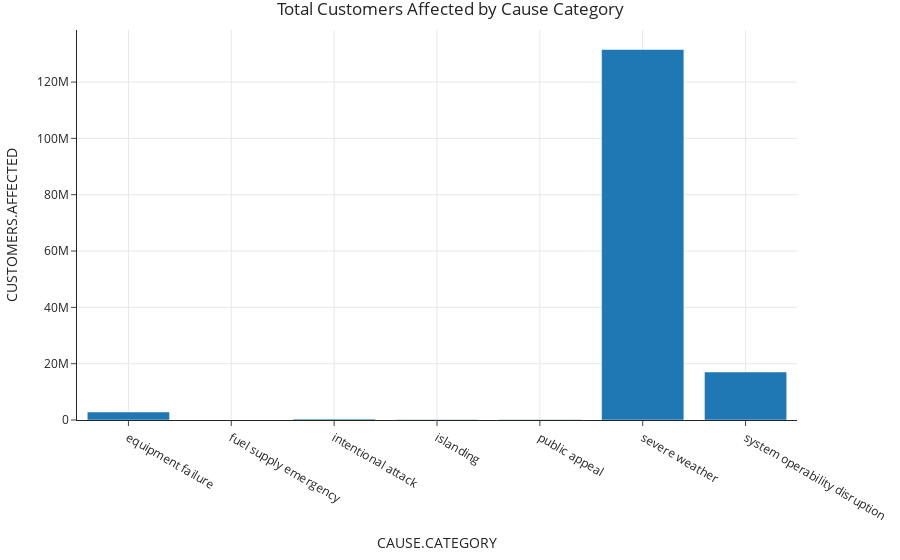

Notebook cell for this chart:
### Code cell
fig2 = px.bar(
    outages_grouped, 
    x="CAUSE.CATEGORY", 
    y="CUSTOMERS.AFFECTED", 
    title="Total Customers Affected by Cause Category"
)
fig2.show()

### Figure 1 — Plotly figure (JSON) as saved in the notebook; plotly's stock layout.template omitted (floating-point values rounded to 4 significant figures)
{"data": [{"alignmentgroup": "True", "hovertemplate": "CAUSE.CATEGORY=%{x}<br>CUSTOMERS.AFFECTED=%{y}<extra></extra>", "legendgroup": "", "marker": {"color": "#1F77B4", "pattern": {"shape": ""}}, "name": "", "offsetgroup": "", "orientation": "v", "showlegend": false, "textposition": "auto", "type": "bar", "x": ["equipment failure", "fuel supply emergency", "intentional attack", "islanding", "public appeal", "severe weather", "system operability disruption"], "xaxis": "x", "y": [2839794, 1, 356315, 209749, 159994, 131566281, 17055496], "yaxis": "y"}], "layout": {"autosize": true, "barmode": "relative", "legend": {"tracegroupgap": 0}, "title": {"text": "Total Customers Affected by Cause Category"}, "xaxis": {"anchor": "y", "autorange": true, "domain": [0, 1], "range": [-0.5, 6.5], "title": {"text": "CAUSE.CATEGORY"}, "type": "category"}, "yaxis": {"anchor": "x", "autorange": true, "domain": [0, 1], "range": [0, 138500000.0], "title": {"text": "CUSTOMERS.AFFECTED"}, "type": "linear"}}}
